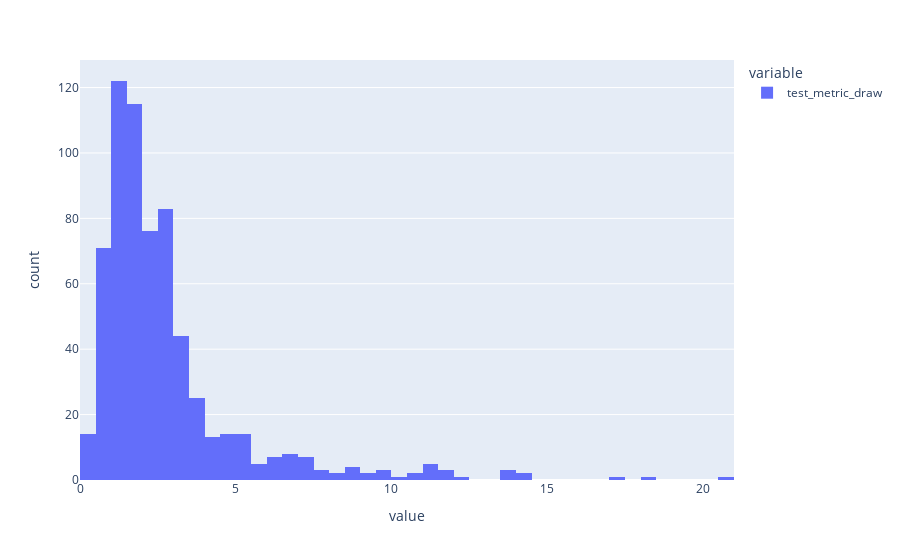

Notebook source saved alongside this figure:
### Code cell
debt_market_df['test_metric_draw'].hist()

### Figure 1 — Plotly figure (JSON) as saved in the notebook; plotly's stock layout.template omitted (floating-point values rounded to 4 significant figures; data arrays with more than 128 entries replaced by an {"elided": "..."} marker saying what was removed)
{"data": [{"alignmentgroup": "True", "bingroup": "x", "hovertemplate": "variable=test_metric_draw<br>value=%{x}<br>count=%{y}<extra></extra>", "legendgroup": "test_metric_draw", "marker": {"color": "#636efa"}, "name": "test_metric_draw", "offsetgroup": "test_metric_draw", "orientation": "v", "showlegend": true, "type": "histogram", "x": {"elided": "652 float values"}, "xaxis": "x", "yaxis": "y"}], "layout": {"barmode": "relative", "legend": {"title": {"text": "variable"}, "tracegroupgap": 0}, "margin": {"t": 60}, "xaxis": {"anchor": "y", "domain": [0, 1], "title": {"text": "value"}}, "yaxis": {"anchor": "x", "domain": [0, 1], "title": {"text": "count"}}}}
